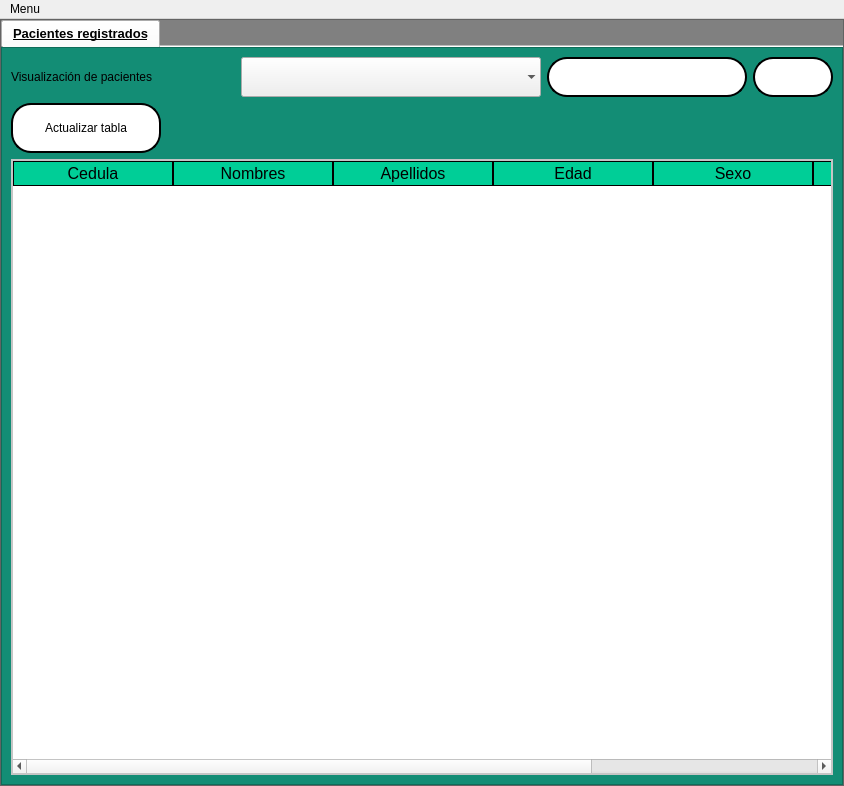
<?xml version="1.0" encoding="UTF-8"?>
<ui version="4.0">
 <class>pacientes_view</class>
 <widget class="QMainWindow" name="pacientes_view">
  <property name="geometry">
   <rect>
    <x>0</x>
    <y>0</y>
    <width>844</width>
    <height>786</height>
   </rect>
  </property>
  <property name="windowTitle">
   <string>MainWindow</string>
  </property>
  <widget class="QWidget" name="centralwidget">
   <layout class="QVBoxLayout" name="verticalLayout">
    <property name="spacing">
     <number>0</number>
    </property>
    <property name="leftMargin">
     <number>0</number>
    </property>
    <property name="topMargin">
     <number>0</number>
    </property>
    <property name="rightMargin">
     <number>0</number>
    </property>
    <property name="bottomMargin">
     <number>0</number>
    </property>
    <item>
     <widget class="QFrame" name="frame">
      <property name="styleSheet">
       <string notr="true">QFrame{
background-color:gray;
}</string>
      </property>
      <property name="frameShape">
       <enum>QFrame::StyledPanel</enum>
      </property>
      <property name="frameShadow">
       <enum>QFrame::Raised</enum>
      </property>
      <layout class="QVBoxLayout" name="verticalLayout_2">
       <property name="spacing">
        <number>0</number>
       </property>
       <property name="leftMargin">
        <number>0</number>
       </property>
       <property name="topMargin">
        <number>0</number>
       </property>
       <property name="rightMargin">
        <number>0</number>
       </property>
       <property name="bottomMargin">
        <number>0</number>
       </property>
       <item>
        <widget class="QTabWidget" name="tabWidget">
         <property name="font">
          <font>
           <pointsize>10</pointsize>
           <weight>75</weight>
           <bold>true</bold>
           <underline>true</underline>
          </font>
         </property>
         <property name="currentIndex">
          <number>0</number>
         </property>
         <property name="iconSize">
          <size>
           <width>25</width>
           <height>25</height>
          </size>
         </property>
         <property name="documentMode">
          <bool>true</bool>
         </property>
         <widget class="QWidget" name="tab">
          <attribute name="icon">
           <iconset>
            <normaloff>ELEMENTOS GRAFICOS/silla-de-dentista.png</normaloff>ELEMENTOS GRAFICOS/silla-de-dentista.png</iconset>
          </attribute>
          <attribute name="title">
           <string>Pacientes registrados</string>
          </attribute>
          <layout class="QVBoxLayout" name="verticalLayout_3">
           <property name="spacing">
            <number>0</number>
           </property>
           <property name="leftMargin">
            <number>0</number>
           </property>
           <property name="topMargin">
            <number>0</number>
           </property>
           <property name="rightMargin">
            <number>0</number>
           </property>
           <property name="bottomMargin">
            <number>0</number>
           </property>
           <item>
            <widget class="QFrame" name="frame_2">
             <property name="autoFillBackground">
              <bool>false</bool>
             </property>
             <property name="styleSheet">
              <string notr="true">QFrame{
background-color:#138D75;
	font: 12pt &quot;Microsoft Sans Serif&quot;;
}
QTableWidget{
color:rgb(0,0,0);
gridline-color:rgb(0,206,151);
font-size:12pt;
}
QHeaderView::section{
background-color:rgb(0,206,151);
border:1px solid rgb(0,0,0);
font-size:12pt;
}
QTbaleWidget QTableCornerButton::section{
background-color:rgb(0,0,0);
border:1px solid  rgb(0,206,151);
}
QLineEdit{
border:2px solid rgb(0,0,0);
border-radius:20px;
	font: 12pt &quot;Microsoft Sans Serif&quot;;
	background-color: rgb(255, 255, 255);
}
QPushButton{
border-radius:20px;
border:2px solid rgb(0,0,0);
background-color:white;
}
QPushButton:hover{
	background-color:#CB4335;
}
QTextEdit{
border:4px solid rgb(0,0,0);
border-radius:20px;
	font: 12pt &quot;Microsoft Sans Serif&quot;;
	background-color: rgb(255, 255, 255);
}
QLabel{
	
	font: 12pt &quot;Microsoft Sans Serif&quot;;
}
</string>
             </property>
             <property name="frameShape">
              <enum>QFrame::StyledPanel</enum>
             </property>
             <property name="frameShadow">
              <enum>QFrame::Raised</enum>
             </property>
             <layout class="QVBoxLayout" name="verticalLayout_5">
              <item>
               <layout class="QHBoxLayout" name="horizontalLayout">
                <item>
                 <widget class="QLabel" name="label">
                  <property name="text">
                   <string>Visualización de pacientes</string>
                  </property>
                 </widget>
                </item>
                <item>
                 <spacer name="horizontalSpacer_2">
                  <property name="orientation">
                   <enum>Qt::Horizontal</enum>
                  </property>
                  <property name="sizeHint" stdset="0">
                   <size>
                    <width>40</width>
                    <height>20</height>
                   </size>
                  </property>
                 </spacer>
                </item>
                <item>
                 <widget class="QComboBox" name="filtro">
                  <property name="minimumSize">
                   <size>
                    <width>300</width>
                    <height>40</height>
                   </size>
                  </property>
                  <property name="maximumSize">
                   <size>
                    <width>300</width>
                    <height>40</height>
                   </size>
                  </property>
                  <property name="font">
                   <font>
                    <pointsize>10</pointsize>
                    <weight>75</weight>
                    <bold>true</bold>
                   </font>
                  </property>
                  <property name="autoFillBackground">
                   <bool>false</bool>
                  </property>
                  <property name="styleSheet">
                   <string notr="true"/>
                  </property>
                  <property name="frame">
                   <bool>false</bool>
                  </property>
                 </widget>
                </item>
                <item>
                 <widget class="QLineEdit" name="in_buscar">
                  <property name="minimumSize">
                   <size>
                    <width>200</width>
                    <height>40</height>
                   </size>
                  </property>
                  <property name="maximumSize">
                   <size>
                    <width>200</width>
                    <height>40</height>
                   </size>
                  </property>
                  <property name="inputMask">
                   <string/>
                  </property>
                  <property name="text">
                   <string/>
                  </property>
                  <property name="maxLength">
                   <number>20</number>
                  </property>
                  <property name="placeholderText">
                   <string/>
                  </property>
                 </widget>
                </item>
                <item>
                 <widget class="QPushButton" name="bt_buscar">
                  <property name="minimumSize">
                   <size>
                    <width>80</width>
                    <height>40</height>
                   </size>
                  </property>
                  <property name="maximumSize">
                   <size>
                    <width>80</width>
                    <height>40</height>
                   </size>
                  </property>
                  <property name="text">
                   <string/>
                  </property>
                  <property name="icon">
                   <iconset>
                    <normaloff>ELEMENTOS GRAFICOS/buscar.png</normaloff>ELEMENTOS GRAFICOS/buscar.png</iconset>
                  </property>
                  <property name="iconSize">
                   <size>
                    <width>30</width>
                    <height>30</height>
                   </size>
                  </property>
                 </widget>
                </item>
               </layout>
              </item>
              <item>
               <layout class="QHBoxLayout" name="horizontalLayout_3">
                <item>
                 <widget class="QPushButton" name="bt_act">
                  <property name="minimumSize">
                   <size>
                    <width>150</width>
                    <height>50</height>
                   </size>
                  </property>
                  <property name="maximumSize">
                   <size>
                    <width>150</width>
                    <height>50</height>
                   </size>
                  </property>
                  <property name="font">
                   <font>
                    <pointsize>9</pointsize>
                   </font>
                  </property>
                  <property name="text">
                   <string>Actualizar tabla</string>
                  </property>
                  <property name="icon">
                   <iconset>
                    <normaloff>ELEMENTOS GRAFICOS/actualizar.png</normaloff>ELEMENTOS GRAFICOS/actualizar.png</iconset>
                  </property>
                  <property name="iconSize">
                   <size>
                    <width>30</width>
                    <height>30</height>
                   </size>
                  </property>
                 </widget>
                </item>
                <item>
                 <spacer name="horizontalSpacer">
                  <property name="orientation">
                   <enum>Qt::Horizontal</enum>
                  </property>
                  <property name="sizeHint" stdset="0">
                   <size>
                    <width>40</width>
                    <height>20</height>
                   </size>
                  </property>
                 </spacer>
                </item>
               </layout>
              </item>
              <item>
               <widget class="QFrame" name="frame_3">
                <property name="styleSheet">
                 <string notr="true">QFrame{
	background-color: rgb(255, 255, 255);
}</string>
                </property>
                <property name="frameShape">
                 <enum>QFrame::StyledPanel</enum>
                </property>
                <property name="frameShadow">
                 <enum>QFrame::Raised</enum>
                </property>
                <layout class="QVBoxLayout" name="verticalLayout_4">
                 <property name="spacing">
                  <number>0</number>
                 </property>
                 <property name="leftMargin">
                  <number>0</number>
                 </property>
                 <property name="topMargin">
                  <number>0</number>
                 </property>
                 <property name="rightMargin">
                  <number>0</number>
                 </property>
                 <property name="bottomMargin">
                  <number>0</number>
                 </property>
                 <item>
                  <widget class="QTableWidget" name="tabla_p">
                   <attribute name="horizontalHeaderMinimumSectionSize">
                    <number>100</number>
                   </attribute>
                   <attribute name="horizontalHeaderDefaultSectionSize">
                    <number>160</number>
                   </attribute>
                   <attribute name="horizontalHeaderShowSortIndicator" stdset="0">
                    <bool>false</bool>
                   </attribute>
                   <attribute name="horizontalHeaderStretchLastSection">
                    <bool>true</bool>
                   </attribute>
                   <attribute name="verticalHeaderVisible">
                    <bool>true</bool>
                   </attribute>
                   <column>
                    <property name="text">
                     <string>Cedula</string>
                    </property>
                   </column>
                   <column>
                    <property name="text">
                     <string>Nombres</string>
                    </property>
                   </column>
                   <column>
                    <property name="text">
                     <string>Apellidos</string>
                    </property>
                   </column>
                   <column>
                    <property name="text">
                     <string>Edad</string>
                    </property>
                   </column>
                   <column>
                    <property name="text">
                     <string>Sexo</string>
                    </property>
                   </column>
                   <column>
                    <property name="text">
                     <string>Telefono</string>
                    </property>
                   </column>
                   <column>
                    <property name="text">
                     <string>Fecha_Diagnotico</string>
                    </property>
                   </column>
                  </widget>
                 </item>
                </layout>
               </widget>
              </item>
             </layout>
            </widget>
           </item>
          </layout>
         </widget>
        </widget>
       </item>
      </layout>
     </widget>
    </item>
   </layout>
  </widget>
  <widget class="QMenuBar" name="menubar">
   <property name="geometry">
    <rect>
     <x>0</x>
     <y>0</y>
     <width>844</width>
     <height>20</height>
    </rect>
   </property>
   <widget class="QMenu" name="menuMenu">
    <property name="title">
     <string>Menu</string>
    </property>
    <addaction name="actionVolver_al_menu_prinicpla"/>
    <addaction name="separator"/>
    <addaction name="actionVolver_al_registro"/>
    <addaction name="separator"/>
    <addaction name="actionSalir"/>
    <addaction name="separator"/>
   </widget>
   <addaction name="menuMenu"/>
  </widget>
  <action name="actionVolver_al_registro">
   <property name="text">
    <string>Volver al registro</string>
   </property>
  </action>
  <action name="actionVolver_al_menu_prinicpla">
   <property name="text">
    <string>Volver al menu principal</string>
   </property>
  </action>
  <action name="actionSalir">
   <property name="text">
    <string>Salir</string>
   </property>
  </action>
 </widget>
 <resources/>
 <connections/>
</ui>
